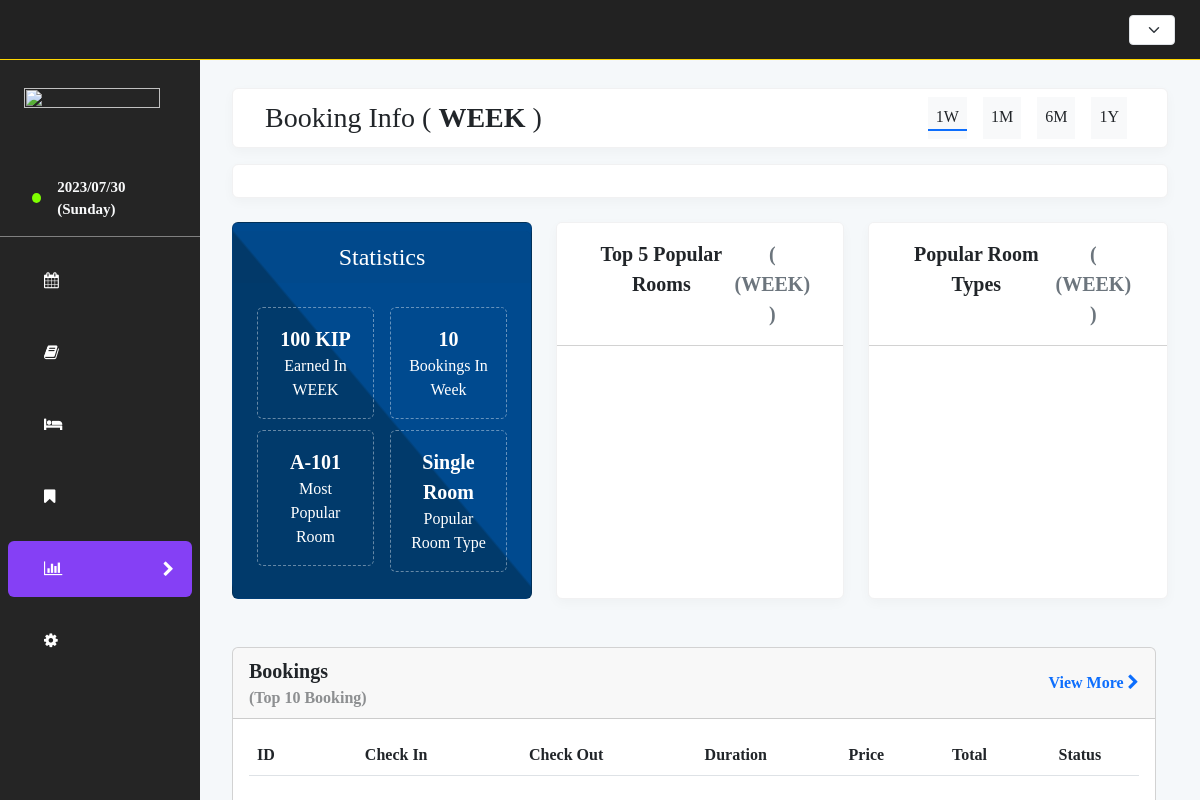
The app's page /index.php?report&revenue, older data.
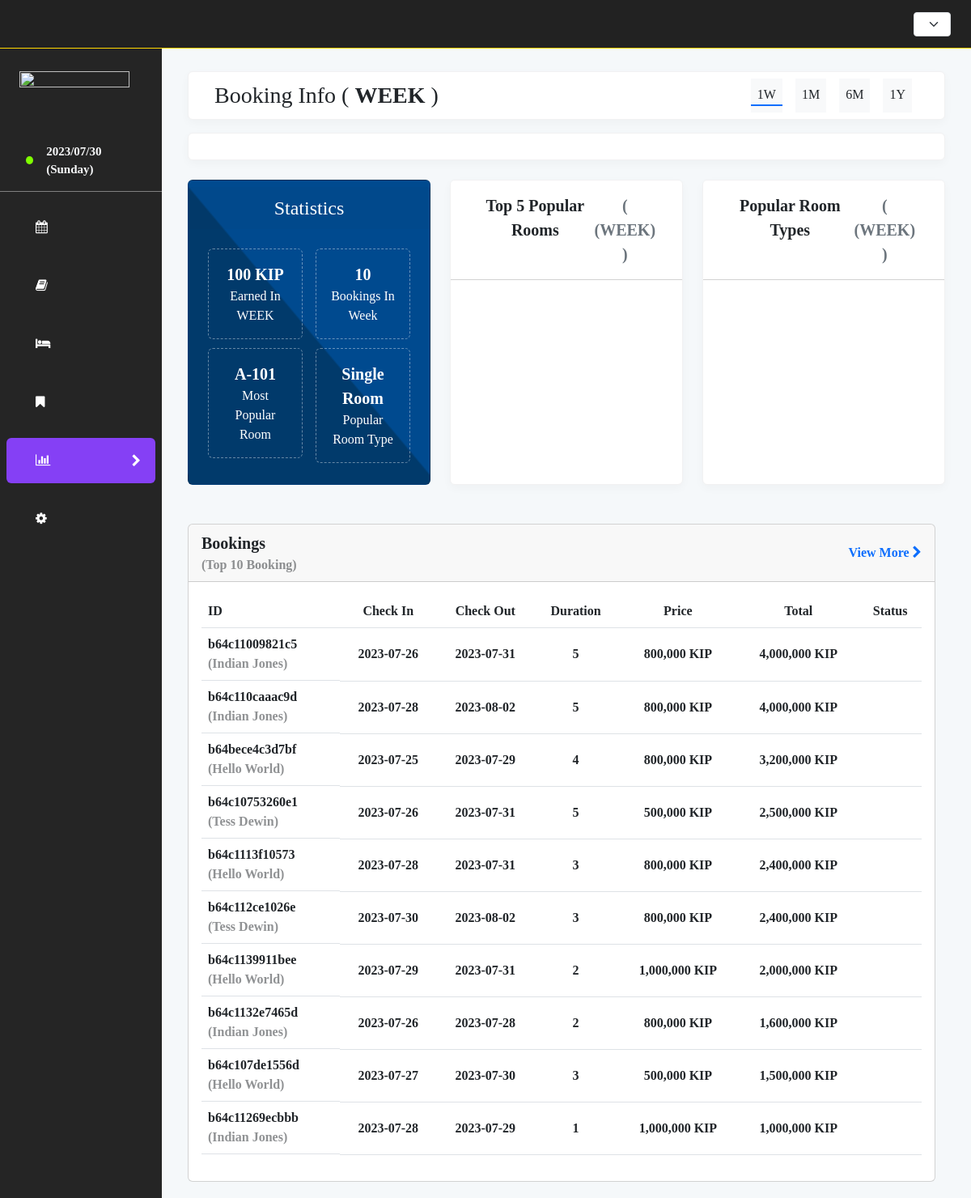
The same page, newer data.
### tables this page shows
CREATE TABLE `booking` (
  `booking_id` varchar(30) NOT NULL,
  `customer_id` longtext NOT NULL CHECK (json_valid(`customer_id`)),
  `emp_ID` int(11) DEFAULT NULL,
  `booked_room` varchar(30) DEFAULT NULL,
  `date_in` date NOT NULL,
  `date_out` date NOT NULL,
  `duration` int(11) NOT NULL,
  `booking_status` varchar(20) DEFAULT NULL,
  `total_payment` int(11) NOT NULL,
  `payment_option` varchar(10) DEFAULT NULL,
  `payment_status` varchar(10) NOT NULL
);

CREATE TABLE `employee` (
  `emp_ID` int(11) NOT NULL,
  `emp_Name` varchar(50) NOT NULL,
  `gender` varchar(10) NOT NULL,
  `emp_ID_Card` varchar(30) NOT NULL,
  `phone` varchar(20) NOT NULL,
  `email` varchar(50) NOT NULL,
  `position` varchar(30) NOT NULL,
  `salary` int(10) NOT NULL
);

### views/reportRevenue.php (the view, shortened to what the changed rows need)
<section class="container" id="revenue_report">
    <div class="row gy-5">
        <div class="col-12 ps-0">
            <div class="card card-flush h-lg-100">
                <div class="card-body pt-6">
                    <div class="table-responsive">
                        <table class="table table-row-dashed align-middle ">
                            <thead>
                                <tr class="text-center text-secondary fw-bold text-capitalize text-center fs-base">
                                    <th class="text-start en-font"> ID</th>
                                    <th class="en-font">Check In</th>
                                    <th class="en-font">Check Out</th>
                                    <th data-i18n="booking.table.duration">Duration</th>
                                    <th data-i18n="rooms.info.price">Price</th>
                                    <th data-i18n="booking.table.total">Total</th>
                                    <th data-i18n="booking.table.status">Status</th>
                                </tr>
                            </thead>
                            <tbody id="period_bookings">
                                <?php
                                    $sql = "SELECT * FROM booking
                                        NATURAL JOIN employee
                                        WHERE booking_status <> 'Cancelled' AND date_in BETWEEN NOW() - INTERVAL 7 DAY AND NOW()
                                        ORDER BY total_payment
                                        DESC LIMIT 10;
                                    ";
                                    $result = mysqli_query($conn, $sql);
                                    while($row = mysqli_fetch_assoc($result)) {
                                ?>
                                    <tr class="text-center" style="font-size: 16px;">
                                        <td class="d-flex justify-content-start flex-column">
                                            <div class="fw-bold text-start en-font"><?php echo $row['booking_id']?></div>
                                            <span class="fw-semibold d-block text-body-tertiary text-start">(<?php echo $row['emp_Name']?>)</span>
                                        </td>
                                        <td>
                                            <span class="fw-bold en-font text-dark"><?php echo $row['date_in']?></span>
                                        </td>
                                        <td>
                                            <span class="fw-bold en-font text-dark"><?php echo $row['date_out']?></span>
                                        </td>
                                        <td>
                                            <span class="fw-bold en-font text-dark"><?php echo $row['duration']?></span>
                                        </td>
                                        <td>
                                            <span class="fw-bold en-font text-dark"><?php echo number_format($row['total_payment'] / $row['duration'])?> KIP</span>
                                        </td>
                                        <td>
                                            <span class="fw-bold en-font text-dark"><?php echo number_format($row['total_payment'])?> KIP</span>
                                        </td>
                                        <td>
                                        </td>
                                    </tr>
                                <?php } ?>
                            </tbody>
                        </table>
                    </div>
                </div>
            </div>
        </div>
    </div>
</section>

Row changes from the older to the newer data that the page shows:
added booking: booking_id "b64c11009821c5", emp_ID.emp_Name "Indian Jones", date_in "2023-07-26", date_out "2023-07-31", duration "5", $row['total_payment'] / $row['duration'] "800,000", total_payment "4,000,000"
added booking: booking_id "b64c110caaac9d", emp_ID.emp_Name "Indian Jones", date_in "2023-07-28", date_out "2023-08-02", duration "5", $row['total_payment'] / $row['duration'] "800,000", total_payment "4,000,000"
added booking: booking_id "b64bece4c3d7bf", emp_ID.emp_Name "Hello World", date_in "2023-07-25", date_out "2023-07-29", duration "4", $row['total_payment'] / $row['duration'] "800,000", total_payment "3,200,000"
added booking: booking_id "b64c10753260e1", emp_ID.emp_Name "Tess Dewin", date_in "2023-07-26", date_out "2023-07-31", duration "5", $row['total_payment'] / $row['duration'] "500,000", total_payment "2,500,000"
added booking: booking_id "b64c1113f10573", emp_ID.emp_Name "Hello World", date_in "2023-07-28", date_out "2023-07-31", duration "3", $row['total_payment'] / $row['duration'] "800,000", total_payment "2,400,000"
added booking: booking_id "b64c112ce1026e", emp_ID.emp_Name "Tess Dewin", date_in "2023-07-30", date_out "2023-08-02", duration "3", $row['total_payment'] / $row['duration'] "800,000", total_payment "2,400,000"
added booking: booking_id "b64c1139911bee", emp_ID.emp_Name "Hello World", date_in "2023-07-29", date_out "2023-07-31", duration "2", $row['total_payment'] / $row['duration'] "1,000,000", total_payment "2,000,000"
added booking: booking_id "b64c1132e7465d", emp_ID.emp_Name "Indian Jones", date_in "2023-07-26", date_out "2023-07-28", duration "2", $row['total_payment'] / $row['duration'] "800,000", total_payment "1,600,000"
added booking: booking_id "b64c107de1556d", emp_ID.emp_Name "Hello World", date_in "2023-07-27", date_out "2023-07-30", duration "3", $row['total_payment'] / $row['duration'] "500,000", total_payment "1,500,000"
added booking: booking_id "b64c11269ecbbb", emp_ID.emp_Name "Indian Jones", date_in "2023-07-28", date_out "2023-07-29", duration "1", $row['total_payment'] / $row['duration'] "1,000,000", total_payment "1,000,000"
